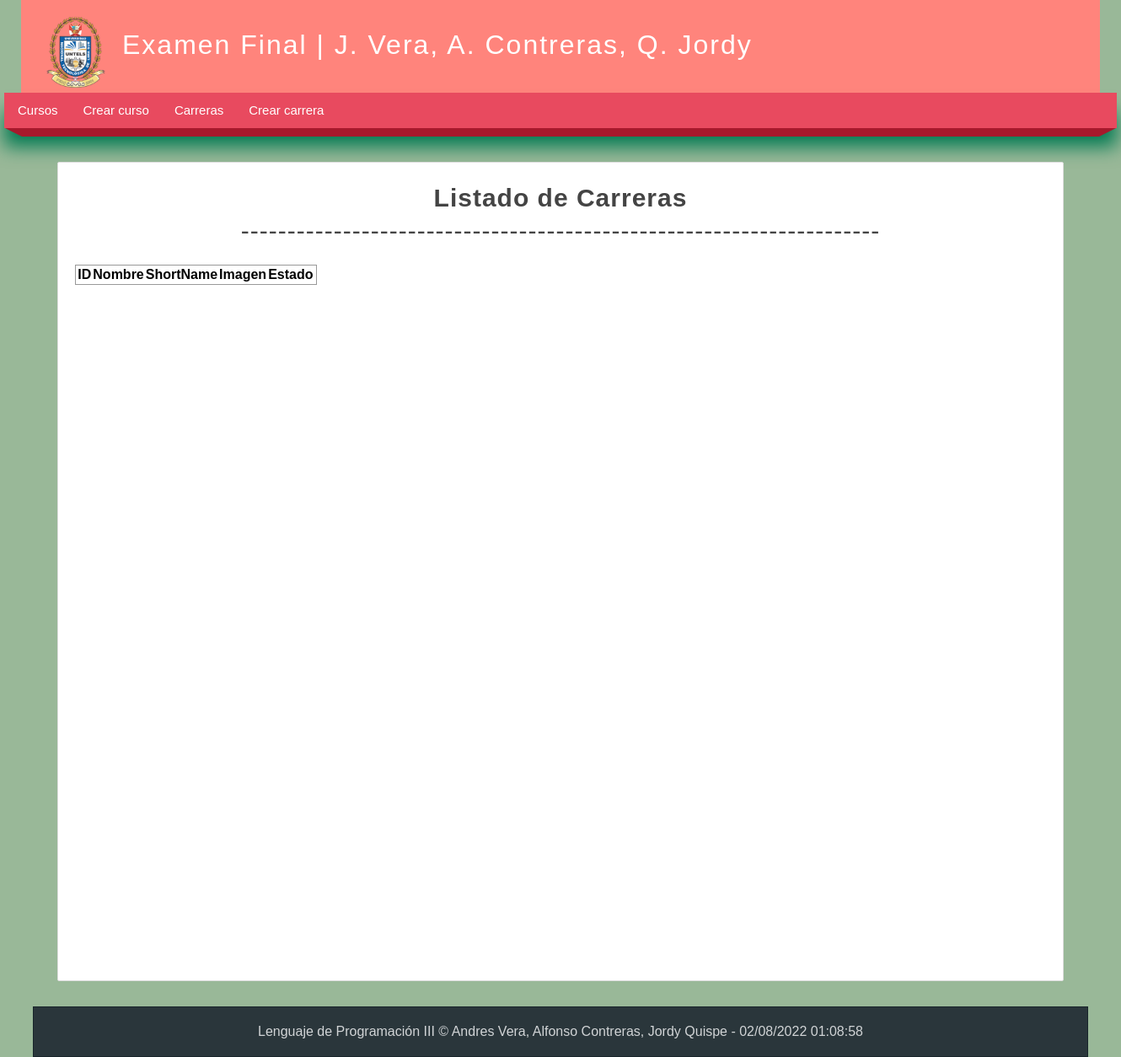
Before: /carreras/ with the older database file.
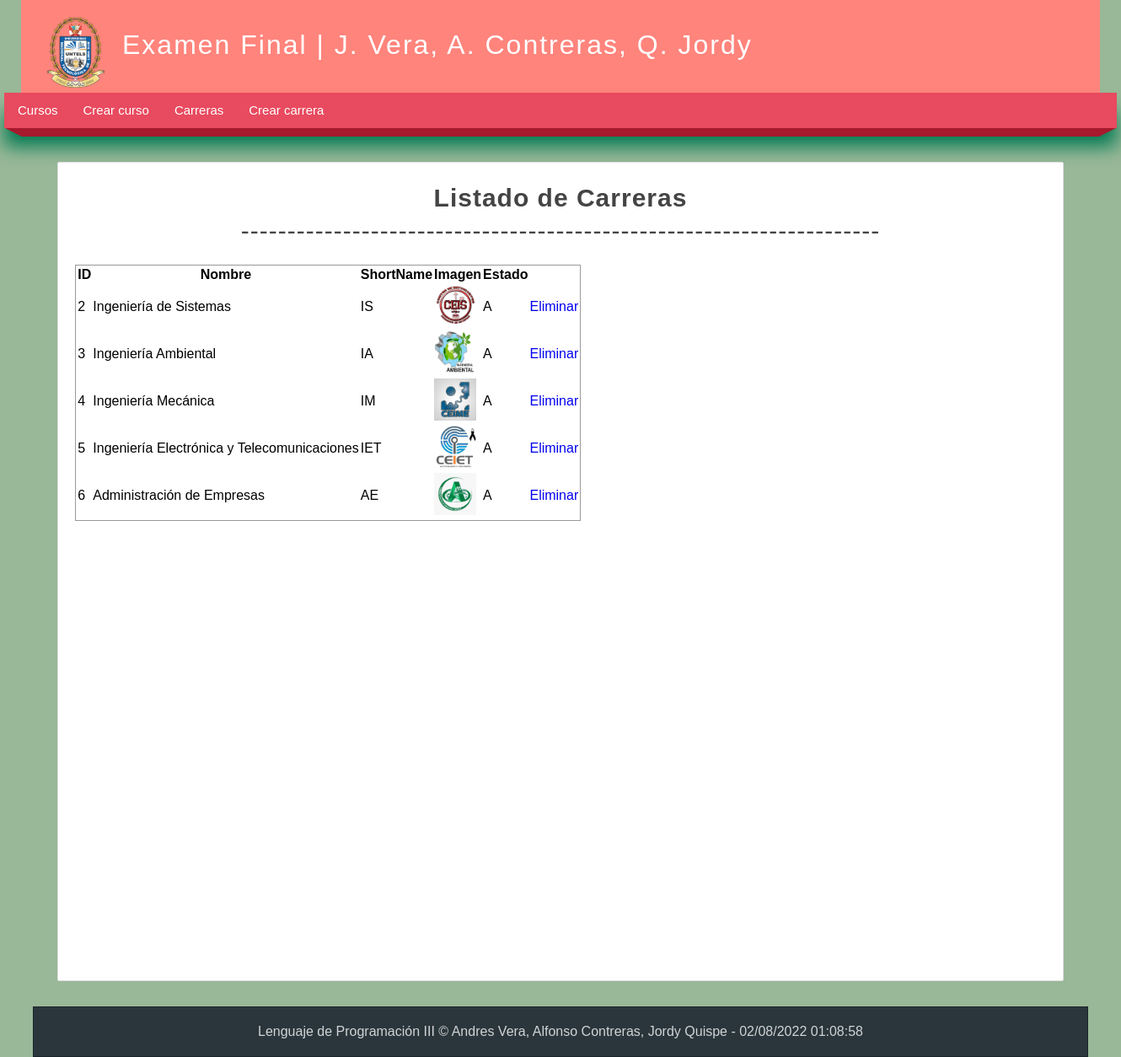
After: the same page with the newer database file.
### finalapp/models.py (models this page shows)
class Career(models.Model):
    name = models.TextField()
    corto = models.TextField()
    image = models.TextField()
    state = models.CharField(max_length=1)

### finalapp/views.py (the view)
# urls.py: path('carreras/', views.carreras, name = "carreras"),
def carreras(request):
    career = Career.objects.all()
    return render(request, 'carreras.html', {
        'career': career,
        'titulo':'Carreras',
        'mensaje':'Listado de Carreras',
    })

### finalapp/templates/carreras.html (shortened to what this page needs)
{% extends 'layout.html' %}
{% block content %}
    <h1 class="title"> {{mensaje}} </h1>
    <p class="title"> --------------------------------------------------------------------- </p>
    <br>
<table style="border: 1px solid #999">
    <tr>
      <th>ID</th>
      <th>Nombre</th>
      <th>ShortName</th>
      <th>Imagen</th>
      <th>Estado</th>
      <th></th>
    </tr>
    {% for career in career %}
    <tr>
        <td>{{career.id}}</td>
        <td>{{career.name}}</td>
        <td>{{career.corto}}</td>
        <td>
          <img style="width: 50px; height: 50px;" src="/static/images/{{career.image}}">
        </td>
        <td>{{career.state}}</td>
        <td><a href="{% url 'eliminar_career' id=career.id %}">Eliminar</a></td>
    </tr>
    {% endfor %}
  </table>
{% endblock %}

### finalapp/templates/layout.html (shortened to what this page needs)
<!DOCTYPE html>
<html lang="en">
<head>
    {% load static %}<link rel="stylesheet" type="text/css" href="{% static 'css/styles.css' %}" />
</head>
<body>
    <header>
        <div id="logotipo">
            <img src="{% static 'images/untels.png' %}">
            <h1>Examen Final | J. Vera, A. Contreras, Q. Jordy</h1>
        </div>
    </header>
    <nav>
        <ul><li><a href="{% url 'cursos' %}"> Cursos </a></li>
            <li><a href="{% url 'crear_curso' %}"> Crear curso </a></li>
            <li><a href="{% url 'carreras' %}"> Carreras </a></li>
            <li><a href="{% url 'crear_carrera' %}"> Crear carrera </a></li></ul>
    </nav>
    <div class="barra">
        <span class="esquina-izquierda"></span>
        <span class="relleno-barra"></span>
        <span class="esquina-derecha"></span>
    </div>
    <div id="content">
        <div class="box">{% block content %}{% endblock %}</div>
    </div>
    <footer>
        Lenguaje de Programación III &COPY; Andres Vera, Alfonso Contreras, Jordy Quispe - {% now "d/m/Y h:m:s " %}
    </footer>
</body>
</html>

### finalapp/static/css/styles.css (style rules this page uses)
* { margin: 0px; padding: 0px; font-family: Arial, Helvetica, sans-serif; text-decoration: none; }
.box p, .box h2, .box ul { margin-bottom: 5px; margin-top: 5px; }
body { background-color: #99b898; }
header { width: 1280px; height: 110px; background-color: #ff847c; margin: auto; }
#logotipo h1 { display: block; float: left; margin-top: 35px; margin-left: 20px; letter-spacing: 2px; font-weight: lighter; color: #ffffff; }
#logotipo img { display: block; width: 70px; float: left; margin-top: 20px; margin-left: 30px; }
nav { width: 1318px; height: 40px; margin: 0 auto; background-color: #e84a5f; border: 1px solid #e84a5f; box-shadow: 0px 22px 22px #007a52; font-size: 15px; }
nav ul { list-style: none; text-decoration: none; }
nav ul li { line-height: 40px; float:left; }
nav ul li a { display: block; padding-left: 15px; padding-right: 15px; color: #ffffff; }
.barra { width: 1318px; margin: 0 auto; }
.esquina-izquierda { display: block; border-left: 20px solid transparent; border-top: 10px solid #a7192c; float: left; }
.esquina-derecha { display: block; border-right: 20px solid transparent; border-top: 10px solid #a7192c; float: right; }
.relleno-barra { display: block; width: 1278px; height: 10px; background: #a7192c; float: left; }
#content { width: 1212px; min-height: 930px; margin: 0 auto; margin-bottom: 30px; margin-top: 40px; }
.box { background: white; width: 95%; min-height: 930px; padding: 20px; border: 1px solid #ddd; border-radius: 2px; margin: 0 auto; }
.title { color: #444; letter-spacing: 1px; font-size: 30px; margin-bottom: 4px; margin-top: 5px; text-align: center; }
footer { width: 1250px; background-color: #2a363b; border: 1px solid #19252b; color: #d1d4d6; text-align: center; margin: 0 auto; padding-top: 20px; padding-bottom: 20px; box-shadow: 0px 20px gray; }

Changed rows visible on the page:
added Career: id "2", name "Ingeniería de Sistemas", corto "IS", image (picture), state "A"
added Career: id "3", name "Ingeniería Ambiental", corto "IA", image (picture), state "A"
added Career: id "4", name "Ingeniería Mecánica", corto "IM", image (picture), state "A"
added Career: id "5", name "Ingeniería Electrónica y Telecomunicaciones", corto "IET", image (picture), state "A"
added Career: id "6", name "Administración de Empresas", corto "AE", image (picture), state "A"
